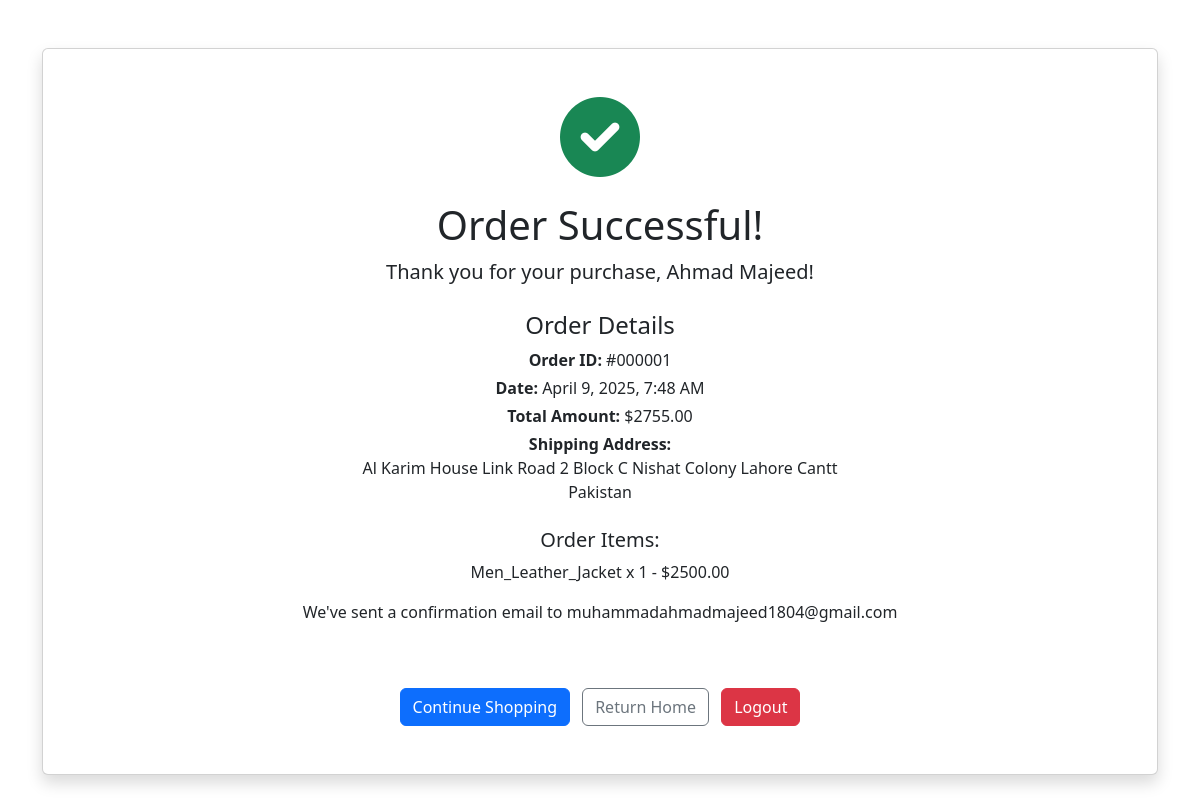
Screenshot of /order-success/1/ (signed in) with the database file from the repository.
### Store/models.py (models this page shows, shortened)
class Order(models.Model):
    PAYMENT_CHOICES = [
        ('cash', 'Cash on Delivery'),
        ('card', 'Credit/Debit Card'),
        ('jazzcash', 'JazzCash'),
    ]
    STATUS_CHOICES = [
        ('pending', 'Pending'),
        ('processing', 'Processing'),
        ('shipped', 'Shipped'),
        ('delivered', 'Delivered'),
        ('cancelled', 'Cancelled'),
    ]
    PAYMENT_METHODS = [
        ('jazzcash', 'JazzCash'),
        ('easypaisa', 'Easypaisa'),
        ('paypal', 'PayPal'),
    ]
    user = models.ForeignKey(User, on_delete=models.CASCADE)
    full_name = models.CharField(max_length=100)
    email = models.EmailField()
    phone = models.CharField(max_length=15, null=True, blank=True)
    address = models.TextField()
    country = models.CharField(max_length=100)
    total_amount = models.DecimalField(
        max_digits=10,
        decimal_places=2,
        validators=[MinValueValidator(Decimal('0.00'))]
    )
    shipping_fee = models.DecimalField(
        max_digits=10,
        decimal_places=2,
        validators=[MinValueValidator(Decimal('0.00'))]
    )
    tax_amount = models.DecimalField(
        max_digits=10,
        decimal_places=2,
        validators=[MinValueValidator(Decimal('0.00'))]
    )
    subtotal = models.DecimalField(
        max_digits=10,
        decimal_places=2,
        validators=[MinValueValidator(Decimal('0.00'))]
    )
    payment_method = models.CharField(max_length=20, choices=PAYMENT_METHODS, null=True, blank=True)
    status = models.CharField(max_length=20, choices=STATUS_CHOICES, default='pending')
    created_at = models.DateTimeField(auto_now_add=True)
    updated_at = models.DateTimeField(auto_now=True)

class OrderItem(models.Model):
    order = models.ForeignKey(Order, related_name='items', on_delete=models.CASCADE)
    product = models.ForeignKey('Product', on_delete=models.CASCADE)
    quantity = models.PositiveIntegerField(default=1)
    price = models.DecimalField(max_digits=10, decimal_places=2)
    def get_total(self):
        return self.price * self.quantity

class Product(models.Model):
    CATEGORY_CHOICES = [
        ('Men Jackets', 'Men Jackets'),
        ('Women Jackets', 'Women Jackets'),
        ('Kids Jackets', 'Kids Jackets'),
        ('Men Shorts', 'Men Shorts'),
        ('Women Shorts', 'Women Shorts'),
        ('Men Caps', 'Men Caps'),
        ('Men Purse', 'Men Purse'),
        ('Women Purse', 'Women Purse'),
        ('Watch Straps', 'Watch Straps'),
    ]
    name = models.CharField(max_length=200)
    description = models.TextField()
    price = models.DecimalField(max_digits=10, decimal_places=2)
    discount_price = models.DecimalField(max_digits=10, decimal_places=2, null=True, blank=True)
    image = models.ImageField(upload_to='products/')
    category = models.CharField(max_length=100, choices=CATEGORY_CHOICES)
    discount_percentage = models.DecimalField(max_digits=5, decimal_places=2, default=0)
    created_at = models.DateTimeField(auto_now_add=True)
    updated_at = models.DateTimeField(auto_now=True)

### Store/views.py (the view)
# urls.py: path('order-success/', views.order_success, name='order_success'),
@login_required
def order_success(request, order_id):
    try:
        order = Order.objects.get(id=order_id, user=request.user)
        order_items = OrderItem.objects.filter(order=order)
        context = {
            'order': order,
            'order_items': order_items
        }
        return render(request, 'Store/order_success.html', context)
    except Order.DoesNotExist:
        messages.error(request, 'Order not found.')
        return redirect('home_page')

### Store/templates/Store/order_success.html (shortened to what this page needs)
<!DOCTYPE html>
<html lang="en">
<head>
    <link href="https://cdn.jsdelivr.net/npm/bootstrap@5.3.0-alpha1/dist/css/bootstrap.min.css" rel="stylesheet">
    <link rel="stylesheet" href="https://cdnjs.cloudflare.com/ajax/libs/font-awesome/6.0.0/css/all.min.css">
</head>
<body>
    <div class="container py-5">
        <div class="card p-5 shadow">
            <div class="text-center mb-4">
                <i class="fas fa-check-circle text-success" style="font-size: 5rem;"></i>
                <h1 class="mt-4">Order Successful!</h1>
                <p class="lead">Thank you for your purchase, {{ order.full_name }}!</p>
                <div class="order-details mt-4">
                    <h4>Order Details</h4>
                    <p class="mb-1"><strong>Order ID:</strong> #{{ order.id|stringformat:"06d" }}</p>
                    <p class="mb-1"><strong>Date:</strong> {{ order.created_at|date:"F j, Y, g:i A" }}</p>
                    <p class="mb-1"><strong>Total Amount:</strong> ${{ order.total_amount|floatformat:2 }}</p>
                    <p class="mb-3"><strong>Shipping Address:</strong><br>{{ order.address }}<br>{{ order.country }}</p>
                    <div class="order-items mt-4">
                        <h5>Order Items:</h5>
                        {% for item in order_items %}
                        <p class="mb-1">{{ item.product.name }} x {{ item.quantity }} - ${{ item.get_total|floatformat:2 }}</p>
                        {% endfor %}
                    </div>
                </div>
                <p class="mt-3">We've sent a confirmation email to {{ order.email }}</p>
            </div>
            <div class="text-center mt-4">
                <a href="{% url 'shop_page' %}" class="btn btn-primary me-2">Continue Shopping</a>
                <a href="/" class="btn btn-outline-secondary me-2">Return Home</a>
                <a href="{% url 'logout' %}" class="btn btn-danger">Logout</a>
            </div>
        </div>
    </div>
</body>
</html>

### rows the page displays
Order: full_name "Ahmad Majeed", id "000001", created_at "April 9, 2025, 7:48 AM", total_amount "2755.00", address "Al Karim House Link Road 2 Block C Nishat Colony Lahore Cantt", country "Pakistan", email "muhammadahmadmajeed1804@gmail.com"
OrderItem: product.name "Men_Leather_Jacket", quantity "1", get_total "2500.00"
